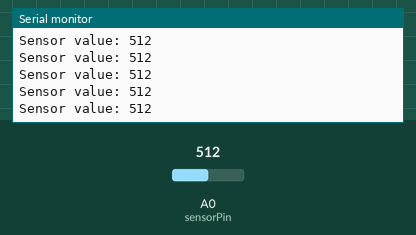
Simulated run of this sketch. Board: Arduino Uno, built with avr-gcc and run on an emulated ATmega328P. Shown: the last lines printed to the serial monitor. The test bench sets the inputs (shaded band); at power-on: A0 (sensorPin) = 512.

Above: at 1.2 s.
1.3 s: A0 (sensorPin) set to 107
At 2.2 s:
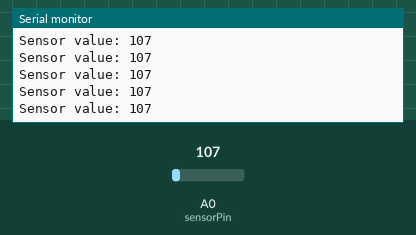
2.8 s: A0 (sensorPin) set to 89
At 3.4 s:
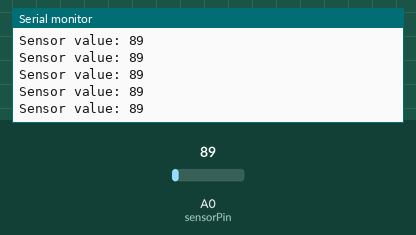
7.3 s: A0 (sensorPin) set to 985
At 8.0 s:
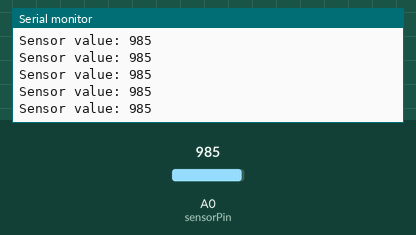
10.3 s: A0 (sensorPin) set to 1011
At 11.3 s:
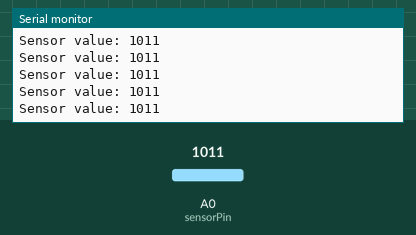
Timing chart, 0 to 13.3 s (numbered marks = the images above; inputs shaded):
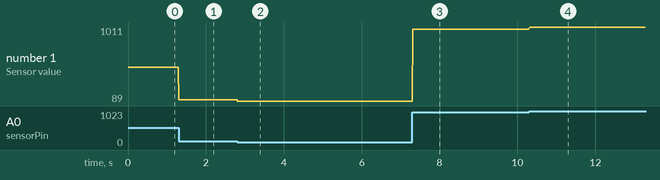

Measured:
- after the input at 1.3 s, the serial monitor: prints a new line at once (image 1)
- after the input at 2.8 s, the serial monitor: prints a new line at once (image 2)
- after the input at 7.3 s, the serial monitor: prints a new line at once (image 3)
- after the input at 10.3 s, the serial monitor: prints a new line at once (image 4)
- plotted number 1: 512 → 107 after the input at 1.3 s, 107 → 89 after the input at 2.8 s, 89 → 985 after the input at 7.3 s, 985 → 1011 after the input at 10.3 s

The sketch:

2023-0403-cds-1.ino
```cpp
// 조도 센서의 입력 핀
int sensorPin = 0;

void setup() {
  // 시리얼 통신 설정
  Serial.begin(9600);
}

void loop() {
  // 센서 값 읽기
  int sensorValue = analogRead(sensorPin);

  // 시리얼 모니터에 출력
  Serial.print("Sensor value: ");
  Serial.println(sensorValue);
  delay(20);
}
```
